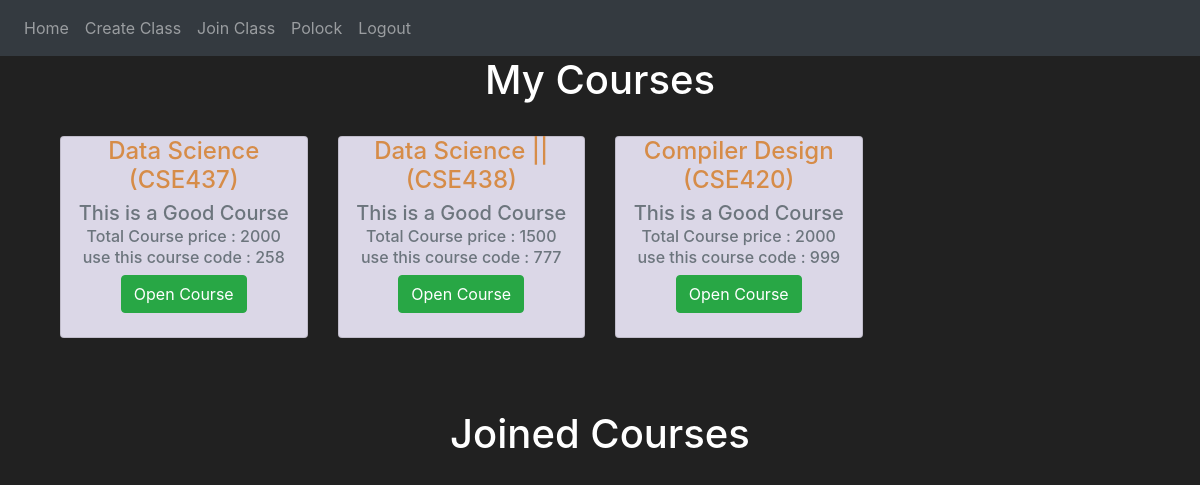
Screenshot of /profile/1 (signed in) with the database file from the repository.
### website/models.py (models this page shows)
class User(db.Model, UserMixin):
    id = db.Column(db.Integer, primary_key=True)
    email =  db.Column(db.String(150), unique=True)
    password =  db.Column(db.String(150))
    fullname = db.Column(db.String(150))
    date = db.Column(db.DateTime(timezone=True), default=func.now())
    create_class = db.relationship('Create_class')
    join_class = db.relationship('Join_class')
    review = db.relationship('Review')

class Create_class(db.Model):
    id = db.Column(db.Integer, primary_key=True)
    coursename =  db.Column(db.String(150))
    coursetitle =  db.Column(db.String(150))
    coursecode = db.Column(db.String(100), unique=True)
    courseprice = db.Column(db.Integer)
    description = db.Column(db.String(150), default='This is a Good Course')
    date = db.Column(db.DateTime(timezone=True), default=func.now())
    user_id = db.Column(db.Integer, db.ForeignKey('user.id'))
    join_class = db.relationship('Join_class')
    assignment = db.relationship('Assignment')
    suubmit = db.relationship('Submit')
    review = db.relationship('Review')

### website/views.py (the view)
@views.route('/profile/<username>')
@login_required
def profile(username):
    temp = []
    for course in current_user.join_class:
        temp.append(course.create_class_id)
    temp2 = Create_class.query.all()
    temp3 = temp2.copy()
    for i in temp2:
        if i.id not in temp:
            temp3.remove(i)
    print(temp3)
    return render_template('profile.html', user=current_user, name=current_user.fullname, join=temp3)

### website/__init__.py (called while the page is built)
def create_app():
    app = Flask(__name__)
    app.config['SECRET_KEY'] = 'hjshjhdjah kjshkjdhjs'
    app.config['SQLALCHEMY_DATABASE_URI'] = f'sqlite:///{DB_NAME}'
    db.init_app(app)
    from .views import views
    from .auth import auth
    app.register_blueprint(views, url_prefix='/')
    app.register_blueprint(auth, url_prefix='/')
    from .models import User, Create_class, Join_class, Assignment, Submit, Review
    create_database(app)
    login_manager = LoginManager()
    login_manager.login_view = 'auth.login'
    login_manager.init_app(app)
    @login_manager.user_loader
    def load_user(id):
        return User.query.get(int(id))
    return app

### website/templates/profile.html (shortened to what this page needs)
{% extends 'base.html' %} {% block title %} {{name}} {% endblock %}
{% block content %}
<h1 align="center">My Courses</h1>
<div class="container">
    <div class="row">
        {% for course in user.create_class %}
        <div class="col-md-3 pt-4">
            <div class="card" align="center" style="background-color:rgb(219, 215, 231)">
                <h4 class="card-title" style="color:rgb(214, 140, 72)">{{ course.coursename }} ({{ course.coursetitle
                    }})
                </h4>
                <h5 class="card-subtitle mb-2 text-muted"">{{ course.description }}</h5>
                <h6 class=" card-subtitle mb-2 text-muted">Total Course price : {{ course.courseprice }}</h6>
                    <h6 class="card-subtitle mb-2 text-muted">use this course code : {{ course.coursecode }}</h6>
                    <div class="div">
                        <a href="/profile/{{user.fullname}}/{{course.coursetitle}}" class="card-link btn btn-success">Open Course</a>
                    </div>
                    <br>
            </div>
        </div>
        {% endfor %}
    </div>
</div>
<br><br><br>
<h1 align="center">Joined Courses</h1>
{% endblock %}

### website/templates/base.html (shortened to what this page needs)
<!DOCTYPE html>
<html lang="en">
<head>
    <link rel="stylesheet" href="https://stackpath.bootstrapcdn.com/bootstrap/4.4.1/css/bootstrap.min.css"
 />
    <link rel="stylesheet" href="https://stackpath.bootstrapcdn.com/font-awesome/4.7.0/css/font-awesome.min.css"
 />
</head>
<body>
    <nav class="navbar navbar-expand-lg navbar-dark bg-dark">
        <div class="collapse navbar-collapse" id="navbar">
            <div class="navbar-nav">
                {% if user.is_authenticated %}
                <a class="nav-item nav-link" id="home" href="/home">Home</a>
                <a class="nav-item nav-link" id="addcourse" href="/addcourse">Create Class</a>
                <a class="nav-item nav-link" id="joincourse" href="/joincourse">Join Class</a>
                <a class="nav-item nav-link" id="profile" href="/profile/{{name}}">{{name}}</a>
                <a class="nav-item nav-link" id="logout" href="/logout">Logout</a>
                {% else %}
                <a class="nav-item nav-link" id="index" href="/index">Index</a>
                <a class="nav-item nav-link" id="login" href="/login">Login</a>
                <a class="nav-item nav-link" id="signup" href="/signup">Sign Up</a>
                {% endif %}
            </div>
        </div>
    </nav>
    <div class="container">
        {% block content %}
        {% endblock %}
    </div>
</body>
</html>

### website/templates/base.html (style rules this page uses)
body { background-color: #212121; color: white }

### rows the page displays
User: fullname "Polock"
Create_class: coursename "Data Science", coursetitle "CSE437", description "This is a Good Course", courseprice "2000", coursecode "258"
Create_class: coursename "Data Science ||", coursetitle "CSE438", description "This is a Good Course", courseprice "1500", coursecode "777"
Create_class: coursename "Compiler Design", coursetitle "CSE420", description "This is a Good Course", courseprice "2000", coursecode "999"
